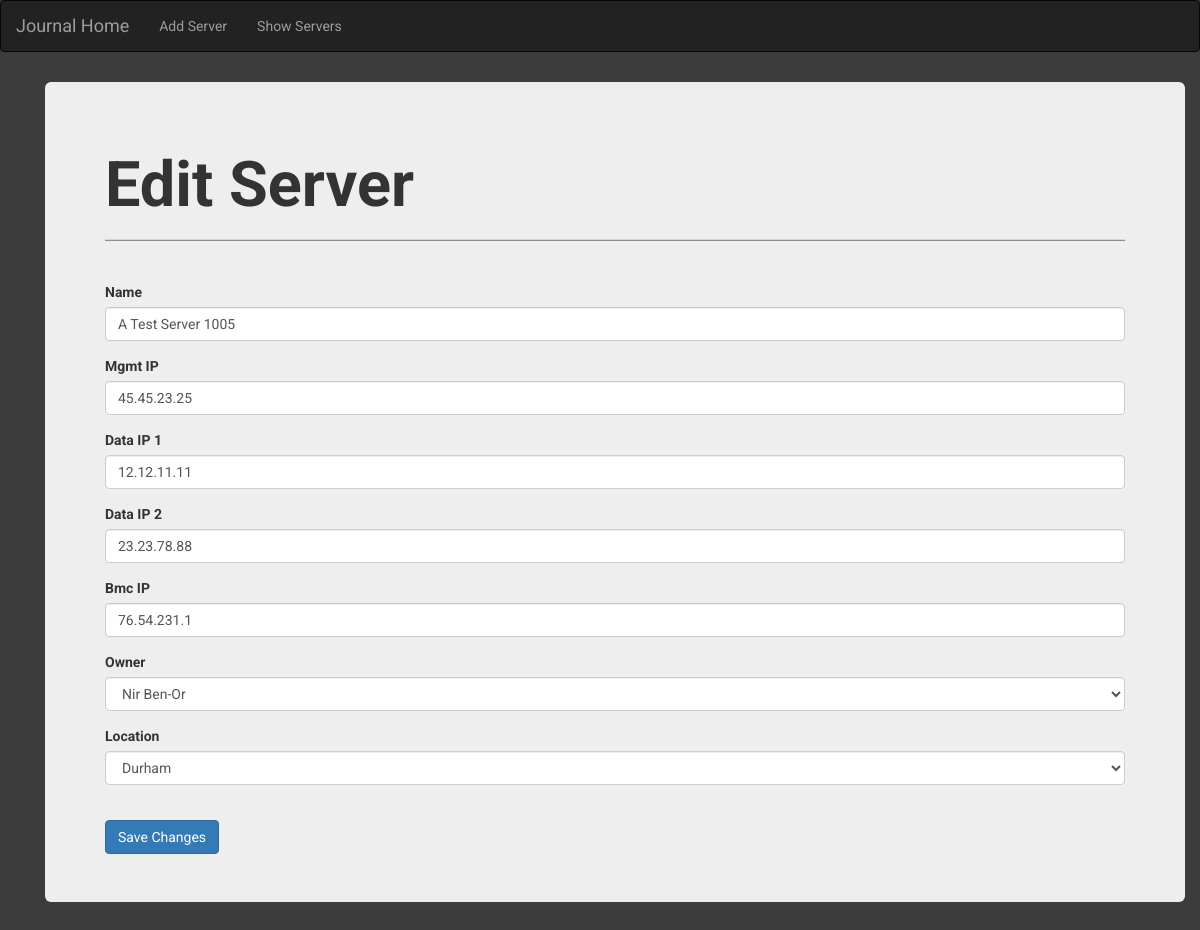
/journal/editServer/7, run on an earlier commit of the app's database.
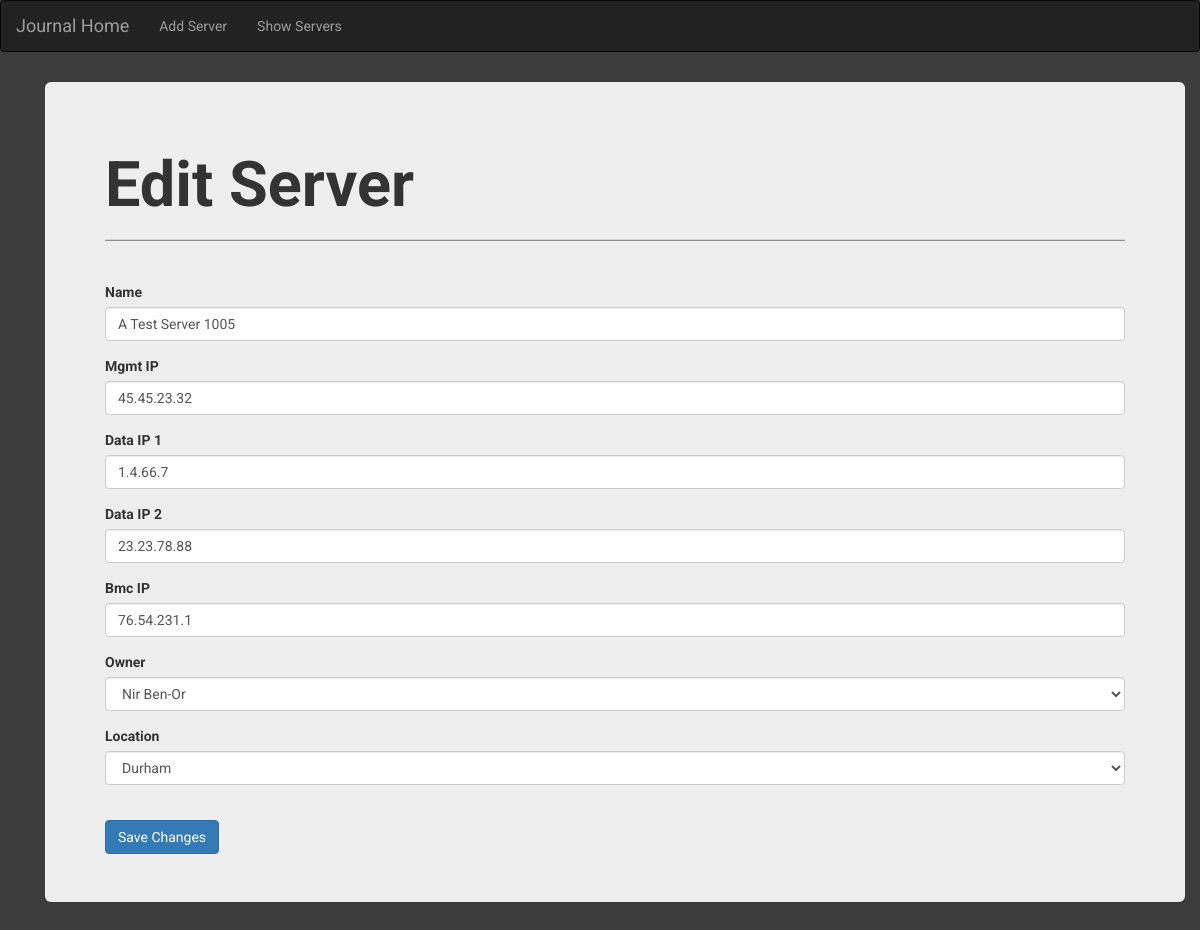
And on a later commit of the database.
### journal/models.py (models this page shows, shortened)
class Server(models.Model):
    name = models.CharField(max_length=64, unique=True)
    mgmt_IP = models.GenericIPAddressField(blank=False, unique=True, null=False, protocol='both')
    data_IP_1 = models.GenericIPAddressField(blank=False, unique=True, null=False, protocol='both')
    data_IP_2 = models.GenericIPAddressField(blank=True, unique=True, null=True, protocol='both')
    bmc_IP = models.GenericIPAddressField(blank=False, unique=True, null=False, protocol='both')
    owner = models.ForeignKey('Owner')
    location = models.ForeignKey('Location')

### journal/views.py (the view)
# urls.py: url(r'^editServer/(?P<id>\d+)$', views.edit_server_form_view, name='edit_server_form'),
def edit_server_form_view(request, id):
    server_to_edit = Server.objects.get(id=id)
    edit_server_form = EditServerForm(request.POST or None, instance=server_to_edit)
    if request.method == 'POST':
        if edit_server_form.is_valid():
            edit_server_form.save()
            return redirect('/journal/show_servers/')
    else:
        edit_server_form = EditServerForm(instance=server_to_edit)
    context = {'edit_server_form': edit_server_form,
               'id': id}
    return render(request, 'journal/edit_server.html', context)

### journal/forms.py (shortened to what this page needs)
class EditServerForm(forms.ModelForm):
    class Meta:
        model = Server
        fields = '__all__'
    ip_field_keys = (
        'mgmt_IP',
        'data_IP_1',
        'data_IP_2',
        'bmc_IP',
    )

### journal/models.py (called while the page is built)
    def __str__(self):
        return self.physical_location

    def __str__(self):
        return self.owner_name

### templates/journal/edit_server.html (shortened to what this page needs)
{% extends "journal/base.html" %}
{% load bootstrap3 %}
    {% block body_block %}
        {% load static %}
        <link rel="stylesheet" href="{% static 'css/edit_server.css' %}">
        <div class="container">
            <div class="jumbotron">
                <h1>Edit Server</h1>
                <hr class="separator">
                    <form method="POST">
                    {% bootstrap_form edit_server_form %}
                    {% buttons %}
                    <button type="submit" class="btn btn-primary edit_server_button">
                        {% bootstrap_icon "check" %} Save Changes
                    </button>
                    {% endbuttons %}
                </form>
            </div>
        </div>
    {% endblock %}

### templates/journal/base.html (shortened to what this page needs)
<!DOCTYPE html>
{% load staticfiles %}
<html lang="en">
<head>
    <link rel="stylesheet" href="../../static/bootstrap/css/bootstrap.min.css">
    <link rel="stylesheet" href="https://maxcdn.bootstrapcdn.com/font-awesome/4.7.0/css/font-awesome.min.css">
    {% load static %}
    <link rel="stylesheet" href="{% static 'css/base.css' %}">
</head>
<body>
    <nav class="navbar navbar-default navbar-inverse bg-inverse">
        <div class="container-fluid">
            <a class="navbar-brand" href="{% url 'journal:index' %}">Journal Home</a>
            <ul class="nav navbar-nav">
                <li class="nav-item">
                    <a class="nav-link" href="{% url 'journal:add_server_form' %}">Add Server</a>
                </li>
            </ul>
            <ul class="nav navbar-nav">
                <li class="nav-item">
                    <a class="nav-link" href="{% url 'journal:show_servers' %}">Show Servers</a>
                </li>
            </ul>
        </div>
    </nav>
    <div class="container">
        <p>
            {% block body_block %}
            {% endblock %}
        </p>
    </div>
</body>
</html>

### static/css/base.css (style rules this page uses)
body { background-color: #3c3c3c; font-family: Roboto, sans-serif; }

### static/css/edit_server.css (style rules this page uses)
h1 { font-weight: bold; }
.separator { background-color: #8c8c8c; height: 1px; margin-bottom: 4%; }
.edit_server_button { margin-top: 2%; }

What changed in the data, as far as the page shows it:
changed Server "A Test Server 1005": mgmt_IP "45.45.23.25" → "45.45.23.32"; data_IP_1 "12.12.11.11" → "1.4.66.7"
